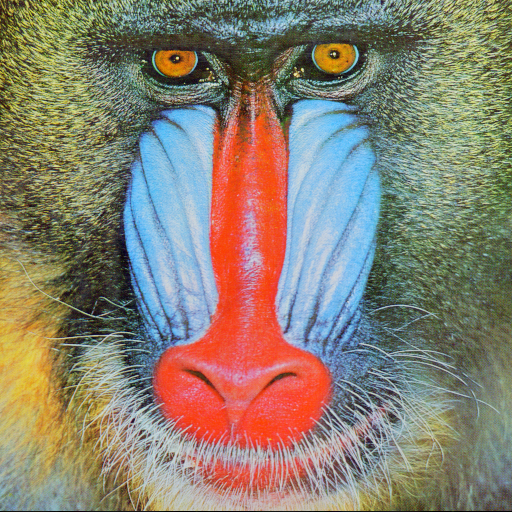
//> input picture Computer Vision Class/src/Project Two/input_images/img03.png, 512 x 512 px, given in place of project_zero_thresholding, which was not available
$ ./project_zero_thresholding 100 100   (built with g++ and OpenCV 4)
//> lines starting //> are read from the running program, lines starting //| are printed output that depends on the picture; after the words box and inside, x2 and y2 are one past the last pixel; in counts of white or black regions, pixels touching at a corner belong together; pictures that were not available may be replaced by others from this repository, and a replacement may not be noted
/*
 * project_zero_thresholding.cpp
 *
 *  Created on: Jan 15, 2015
 *      Author: yuengdelahoz
 */

#include <cv.h>
#include <highgui.h>
#include <string>

using namespace cv;

int main(int argc, char** argv) {
	Mat image, thresholded;
	int height, width, th1, th2;
	uchar pixValue;
	string filename;

	if (argc == 3){
		filename = argv[0];
		th1 = atoi (argv[1]);
		th2 = atoi (argv[2]);
	}else{
		th1 = 50;
		th2 = 175;
		filename = "Lenna.png";
	}

	//Read image

	image = imread(filename, 1);
//> image is the input picture: 512 rows x 512 cols, CV_8UC3; mean B, G, R 113.1, 128.9, 137.4
	height = image.rows;
//> height = 512
	width = image.cols;
//> width = 512

	// Convert to grayscale
	cvtColor(image, image, CV_BGR2GRAY);
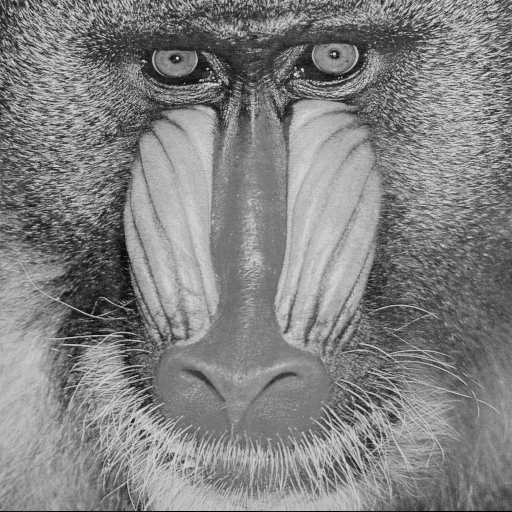
//> image: 512 rows x 512 cols, CV_8UC1; min 0, max 231, mean 129.6


	//Threshold image
	for (int i = 0; i < width; i++) {
	    for (int j = 0; j < height; j++) {
	        pixValue = image.at<uchar>(i, j);
	        if (pixValue >=th1 && pixValue<=th2){
	        	image.at<uchar>(i, j) = 255;
	        }
	        else image.at<uchar>(i, j) = 0;
	     }
	}
//> this loop made 512 passes
//> pixValue on passes 1 to 3: 177, 125, 81
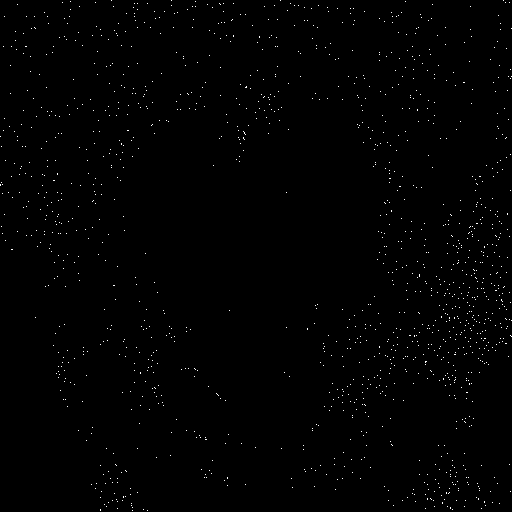
//> image: 512 rows x 512 cols, CV_8UC1; 0.57% white in thin lines or dots
//> after the loop, pixValue = 4


	//Write Results
	imwrite("Thresholded.png", image);

	waitKey(0);

	return 0;
}

$ run again, on Computer Vision Class/src/Project Two/input_images/img05.png
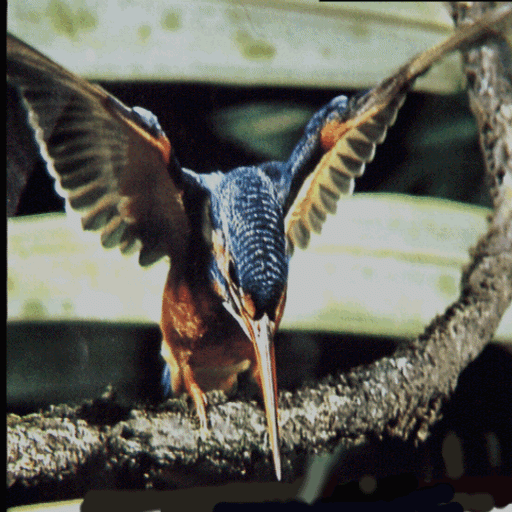
//> input picture Computer Vision Class/src/Project Two/input_images/img05.png, 512 x 512 px, given in place of project_zero_thresholding, which was not available
//> image is the input picture: 512 rows x 512 cols, CV_8UC3; mean B, G, R 86.8, 95.6, 95.6
//> `cvtColor(image, image, CV_BGR2GRAY);`:
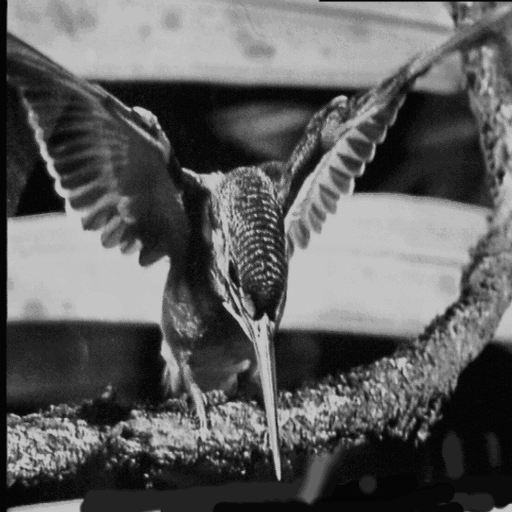
//> image: 512 rows x 512 cols, CV_8UC1; min 5, max 197, mean 94.6
//> the loop `for (int i = 0; i < width; i++)` made 512 passes
//> pixValue on passes 1 to 3: 5, 55, 124
//> after the loop `for (int i = 0; i < width; i++)`: pixValue = 197
